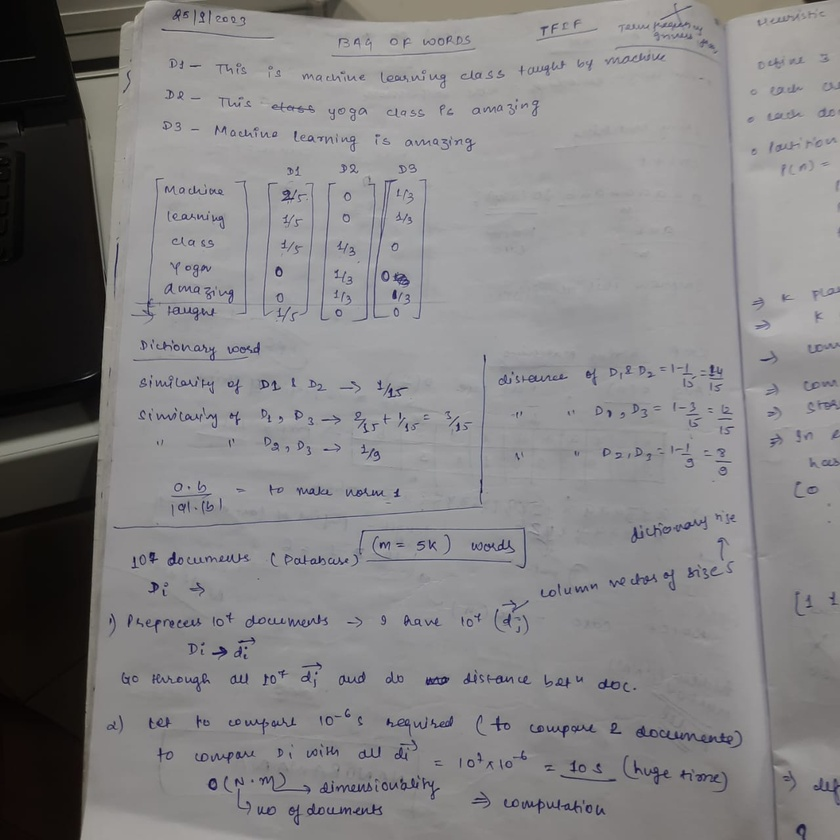
//> input picture Data Structures & Algorithms for Problem Solving/COURSE-MATERIAL/WhatsApp Image 2023-11-24 at 22.01.09_1c0a79fd.jpg, 840 x 840 px, shrunk from 1280 x 1280 before the run
$ ./2023201024_A1_Q3 '../../../COURSE-MATERIAL/WhatsApp Image 2023-11-24 at 22.01.09_1c0a79fd.jpg'   (built with g++ and OpenCV 4)
//> lines starting //> are read from the running program, lines starting //| are printed output that depends on the picture; after the words box and inside, x2 and y2 are one past the last pixel; in counts of white or black regions, pixels touching at a corner belong together
#include <iostream>
#include <cmath>
#include <string>
#include <opencv2/opencv.hpp>

using namespace cv;
using namespace std;

int main(int argc, char *argv[])
{
    // Load the input image
    Mat inputImage = imread(argv[1]);
//> inputImage is the input picture: 840 rows x 840 cols, CV_8UC3; mean B, G, R 131.8, 130.7, 132.1
    if (inputImage.empty())
    {
        cout << "Could not read the image!!" << endl;
        return -1;
    }

    int rows = inputImage.rows;
    int cols = inputImage.cols;
    int o_rows = rows;
    int o_cols = cols;
    int expected_rows, expected_cols;
    //cout << rows << " - " << cols << "\n";
    cin >> expected_rows >> expected_cols;
//> the answer given: 3 3

	//Vec3b rgbPixel = (int)inputImage.at<Vec3b>(i, j);


	//*****************************************************************************
	//		         	Calculation of energy matrix
	//*****************************************************************************

    float **energyMatrix = new float*[rows];
	for (int i = 0; i < rows; ++i)
	{
		energyMatrix[i] = new float[cols];
	}

    //float energyRowMatrixDP[rows+1][cols+1];
    //float energyColMatrixDP[rows+1][cols+1];
    for (int i = 0; i < rows; i++)
    {
        for (int j = 0; j < cols; j++)
        {
            int l = (j == 0) ? (cols-1) : (j-1);
            int r = (j == (cols-1)) ? 0 : (j+1);
            int u = (i == 0) ? (rows-1) : (i-1);
            int d = (i == (rows-1)) ? 0 : (i+1);

            int temp = abs((int)inputImage.at<Vec3b>(i, l)[0] - (int)inputImage.at<Vec3b>(i, r)[0]);
            int Xgredient = temp * temp;
            temp = abs((int)inputImage.at<Vec3b>(i, l)[1] - (int)inputImage.at<Vec3b>(i, r)[1]);
            Xgredient += temp * temp;
            temp = abs((int)inputImage.at<Vec3b>(i, l)[2] - (int)inputImage.at<Vec3b>(i, r)[2]);
            Xgredient += temp * temp;

            temp = abs((int)inputImage.at<Vec3b>(u, j)[0] - (int)inputImage.at<Vec3b>(d, j)[0]);
            int Ygredient = temp * temp;
            temp = abs((int)inputImage.at<Vec3b>(u, j)[1] - (int)inputImage.at<Vec3b>(d, j)[1]);
            Ygredient += temp * temp;
            temp = abs((int)inputImage.at<Vec3b>(u, j)[2] - (int)inputImage.at<Vec3b>(d, j)[2]);
            Ygredient += temp * temp;

            int total = Xgredient + Ygredient;

            energyMatrix[i][j] = sqrt((float)total);
        }
    }

    //*****************************************************************************
	//		         	Seam carving on width if asked
	//*****************************************************************************

	if(expected_cols < cols)
    {
        float **energyRowMatrixDP = new float*[rows];
		for (int i = 0; i < rows; ++i)
		{
    		energyRowMatrixDP[i] = new float[cols];
		}
        for (int i = 0; i < rows; i++)
        {
            for (int j = 0; j < cols; j++)
            {
                if(i == 0)
                {
                    energyRowMatrixDP[i][j] = energyMatrix[i][j];
                }
                else
                {
                    float ul,u,ur;
                    ul = energyRowMatrixDP[i-1][(j == 0)?cols-1:j-1];
                    u  = energyRowMatrixDP[i-1][(j)];
                    ur = energyRowMatrixDP[i-1][(j == cols-1)?0:j+1];

                    float min_energy = min(ur, min(ul, u));
                    energyRowMatrixDP[i][j] = min_energy + energyMatrix[i][j];
                }
            }
        }


	    while (expected_cols < cols)
	    {
	    	float min_Last_Row = INT_MAX;
		    int min_Last_Row_index = INT_MAX;
		    for (int i = 0; i < cols; i++)
		    {
		        if( min_Last_Row > energyRowMatrixDP[rows-1][i])
		        {
		            min_Last_Row = energyRowMatrixDP[rows-1][i];
		            min_Last_Row_index = i;
		        }
		    }
	    	for (int i = rows - 1; i > 0; i--)
		    {
		        if(i == rows-1)
		        {
		            for (int j = min_Last_Row_index; j < cols-1; j++)
		            {
		                inputImage.at<Vec3b>(i, j) = inputImage.at<Vec3b>(i, j+1);
		                energyRowMatrixDP[i][j] = energyRowMatrixDP[i][j+1];
		            }
		        }
		        else
		        {
		            float ul,u,ur;
		            if(min_Last_Row_index==0)
		            {
		                ul = INT_MAX;
		                u  = energyRowMatrixDP[i-1][(min_Last_Row_index)];
		                ur = energyRowMatrixDP[i-1][(min_Last_Row_index == cols-1)?0:min_Last_Row_index+1];
		            }
		            else if( min_Last_Row_index == cols-1)
		            {
		                ul = energyRowMatrixDP[i-1][(min_Last_Row_index == 0)?cols-1:min_Last_Row_index-1];
		                u  = energyRowMatrixDP[i-1][(min_Last_Row_index)];
		                ur = INT_MAX;
		            }
		            else
		            {
		                ul = energyRowMatrixDP[i-1][(min_Last_Row_index == 0)?cols-1:min_Last_Row_index-1];
		                u  = energyRowMatrixDP[i-1][(min_Last_Row_index)];
		                ur = energyRowMatrixDP[i-1][(min_Last_Row_index == cols-1)?0:min_Last_Row_index+1];
		            }

		            if(ul < u && ul < ur)
		                min_Last_Row_index = min_Last_Row_index-1;
		            else if(u < ul && u < ur)
		                min_Last_Row_index = min_Last_Row_index;
		            else
		                min_Last_Row_index = min_Last_Row_index+1;

		            for (int j = min_Last_Row_index; j < cols-1; j++)
		            {
		                inputImage.at<Vec3b>(i, j) = inputImage.at<Vec3b>(i, j+1);
		                energyRowMatrixDP[i][j] = energyRowMatrixDP[i][j+1];
		            }
		        }
			}
			cols--;
        }
//> this loop made 837 passes
//> (min_Last_Row, min_Last_Row_index) on passes 1 to 3: (683.2, 721), (683.2, 720), (683.5, 720)
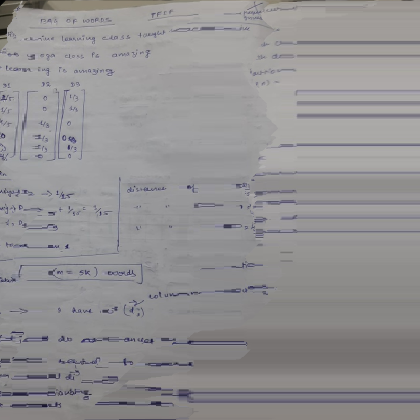
//> inputImage: 840 rows x 840 cols, CV_8UC3 (shown at 1/2 size); mean B, G, R 146.2, 145, 146.5
//> after the loop, cols = 3

    }


    Mat outputImage(rows, cols, CV_8UC3);
    for (int i = 0; i < rows; i++)
    {
        for (int j = 0; j < cols; j++)
        {
            outputImage.at<Vec3b>(i, j) = inputImage.at<Vec3b>(i, j);
        }
    }
    /*imwrite("outputcol1.jpeg", outputImage);*/


    //cout<<"outside row seam";
	if(expected_rows < rows)
    {
    	float **energyMatrixc = new float*[rows];
		for (int i = 0; i < rows; ++i)
		{

    		energyMatrixc[i] = new float[cols];
		}
		for (int i = 0; i < rows; i++)
		{
		    for (int j = 0; j < cols; j++)
		    {
		        int l = (j == 0) ? (cols-1) : (j-1);
		        int r = (j == (cols-1)) ? 0 : (j+1);
		        int u = (i == 0) ? (rows-1) : (i-1);
		        int d = (i == (rows-1)) ? 0 : (i+1);

		        int temp = abs((int)inputImage.at<Vec3b>(i, l)[0] - (int)inputImage.at<Vec3b>(i, r)[0]);
		        int Xgredient = temp * temp;
		        temp = abs((int)inputImage.at<Vec3b>(i, l)[1] - (int)inputImage.at<Vec3b>(i, r)[1]);
		        Xgredient += temp * temp;
		        temp = abs((int)inputImage.at<Vec3b>(i, l)[2] - (int)inputImage.at<Vec3b>(i, r)[2]);
		        Xgredient += temp * temp;

		        temp = abs((int)inputImage.at<Vec3b>(u, j)[0] - (int)inputImage.at<Vec3b>(d, j)[0]);
		        int Ygredient = temp * temp;
		        temp = abs((int)inputImage.at<Vec3b>(u, j)[1] - (int)inputImage.at<Vec3b>(d, j)[1]);
		        Ygredient += temp * temp;
		        temp = abs((int)inputImage.at<Vec3b>(u, j)[2] - (int)inputImage.at<Vec3b>(d, j)[2]);
		        Ygredient += temp * temp;

		        int total = Xgredient + Ygredient;

		        energyMatrix[i][j] = sqrt((float)total);
		    }
		}

    	//cout<<"inside row seam";
    	float **energycolMatrixDP = new float*[rows];
		for (int i = 0; i < rows; ++i)
		{
    		energycolMatrixDP[i] = new float[cols];
		}

        for (int i = 0; i < cols; i++)
        {
            for (int j = 0; j < rows; j++)
            {
                if(i == 0)
                {
                    energycolMatrixDP[j][i] = energyMatrix[j][i];
                }
                else
                {
                    float lu,l,ld;
                    lu = energycolMatrixDP[(j == 0)?rows-1:j-1][i-1];
                    l  = energycolMatrixDP[j][(i-1)];
                    ld = energycolMatrixDP[(j == rows-1)?0:j+1][i-1];


                    float min_energy = min(lu, min(l, ld));
                    energycolMatrixDP[j][i] = min_energy + energyMatrix[j][i];
                }
            }
        }
//> this loop made 3 passes

		while (expected_rows < rows)
	    {
		    float min_Last_col = INT_MAX;
		    int min_Last_col_index = INT_MAX;

		    for (int i = cols - 1; i > 0; i--)
		    {
		        if(i == cols-1)
		        {
		        	for (int i = 0; i < rows; i++)
					{
						if( min_Last_col > energycolMatrixDP[i][cols-1])
						{
						    min_Last_col = energycolMatrixDP[i][cols-1];
						    min_Last_col_index = i;
						}
					}
		            for (int j = min_Last_col_index; j < rows-1; j++)
		            {
		                energyMatrix[j][i] = energyMatrix[j+1][i];
		                inputImage.at<Vec3b>(j, i) = inputImage.at<Vec3b>(j+1, i);
		            }
		        }
		        else
		        {
		            float lu,l,ld;
		            if(min_Last_col_index==0)
		            {
		                lu = INT_MAX;
		                l  = energycolMatrixDP[min_Last_col_index][(i-1)];
		                ld = energycolMatrixDP[(min_Last_col_index == rows-1)?0:min_Last_col_index+1][i-1];
		            }
		            else if( min_Last_col_index == cols-1)
		            {
		                lu = energycolMatrixDP[(min_Last_col_index == 0)?rows-1:min_Last_col_index-1][i-1];
		                l  = energycolMatrixDP[min_Last_col_index][(i-1)];
		                ld = INT_MAX;
		            }
		            else
		            {
		                lu = energycolMatrixDP[(min_Last_col_index == 0)?rows-1:min_Last_col_index-1][i-1];
		                l  = energycolMatrixDP[min_Last_col_index][(i-1)];
		                ld = energycolMatrixDP[(min_Last_col_index == rows-1)?0:min_Last_col_index+1][i-1];
		            }

		            if(lu < l && lu < ld)
		                min_Last_col_index = min_Last_col_index-1;
		            else if(l < lu && l < ld)
		                min_Last_col_index = min_Last_col_index;
		            else
		                min_Last_col_index = min_Last_col_index+1;

		            for (int j = min_Last_col_index; j < rows-1; j++)
		            {
		                 inputImage.at<Vec3b>(j, i) = inputImage.at<Vec3b>(j+1, i);
		                energycolMatrixDP[j][i] = energycolMatrixDP[j+1][i];
		            }

		        }
		    }
		    rows--;
		}
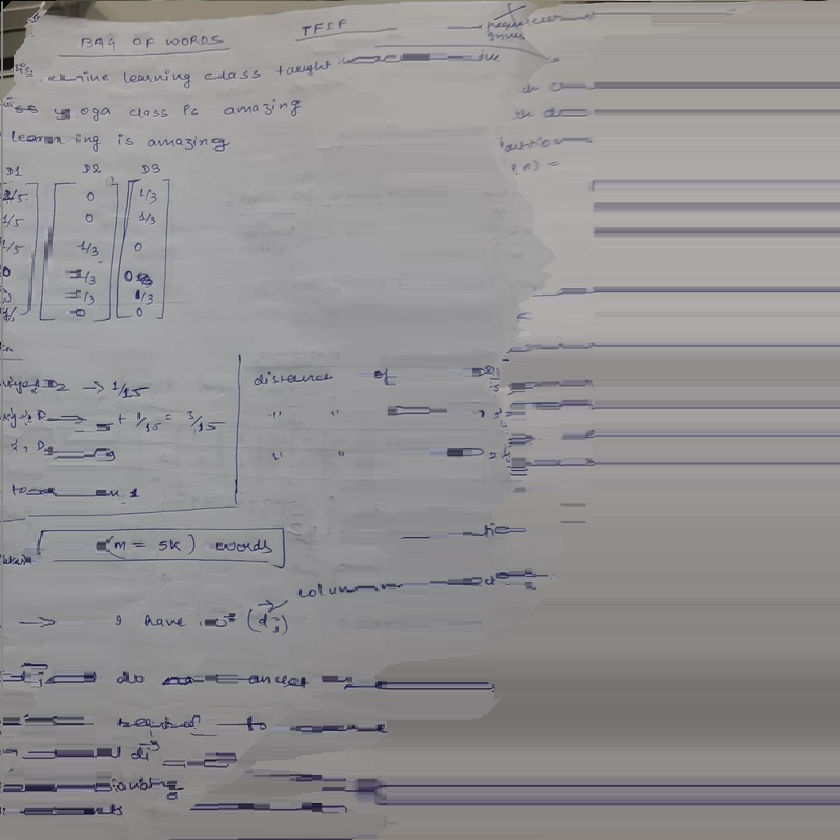
//> inputImage: 840 rows x 840 cols, CV_8UC3; 0.24% of pixels changed, all inside (x1, y1, x2, y2) = (1, 1, 3, 839)
//> after the loop, rows = 3
    }
    Mat outputImage1(rows, cols, CV_8UC3);
    for (int i = 0; i < rows; i++)
    {
        for (int j = 0; j < cols; j++)
        {
            outputImage1.at<Vec3b>(i, j) = inputImage.at<Vec3b>(i, j);
        }
    }

    imwrite("outputrow1.jpeg", outputImage1);

    return 0;
}

$ run again, on Data Structures & Algorithms for Problem Solving/COURSE-MATERIAL/WhatsApp Image 2023-11-24 at 22.01.11_8e809799.jpg
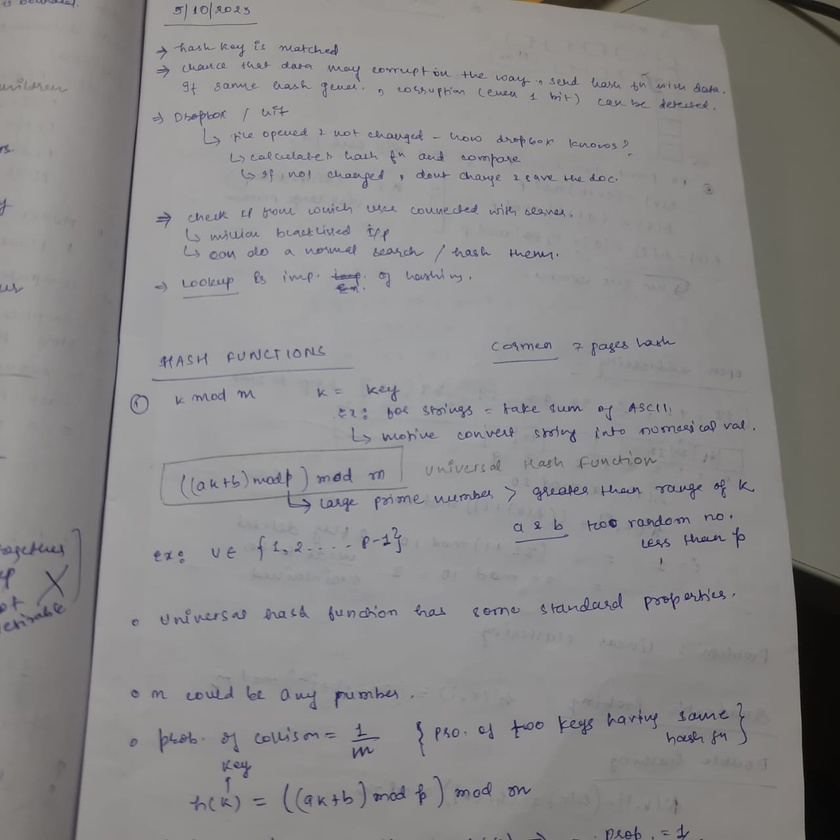
//> input picture Data Structures & Algorithms for Problem Solving/COURSE-MATERIAL/WhatsApp Image 2023-11-24 at 22.01.11_8e809799.jpg, 840 x 840 px, shrunk from 1280 x 1280 before the run
//> inputImage is the input picture: 840 rows x 840 cols, CV_8UC3; mean B, G, R 136.2, 136.1, 137.4
//> the loop `while (expected_cols < cols)` made 837 passes
//> (min_Last_Row, min_Last_Row_index) on passes 1 to 3: (277.9, 157), (278.2, 157), (278.4, 157)
//> after the loop `while (expected_cols < cols)`:
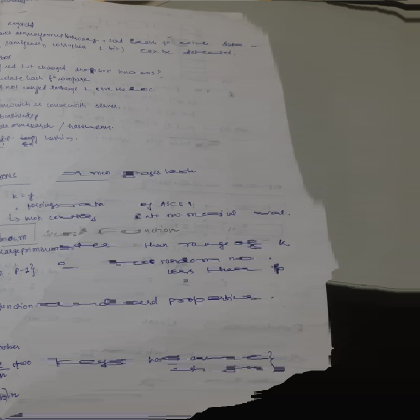
//> inputImage: 840 rows x 840 cols, CV_8UC3 (shown at 1/2 size); mean B, G, R 116.1, 117.9, 119.3
//> after the loop `while (expected_cols < cols)`: cols = 3
//> the loop `for (int i = 0; i < cols; i++)` made 3 passes
//> after the loop `while (expected_rows < rows)`:
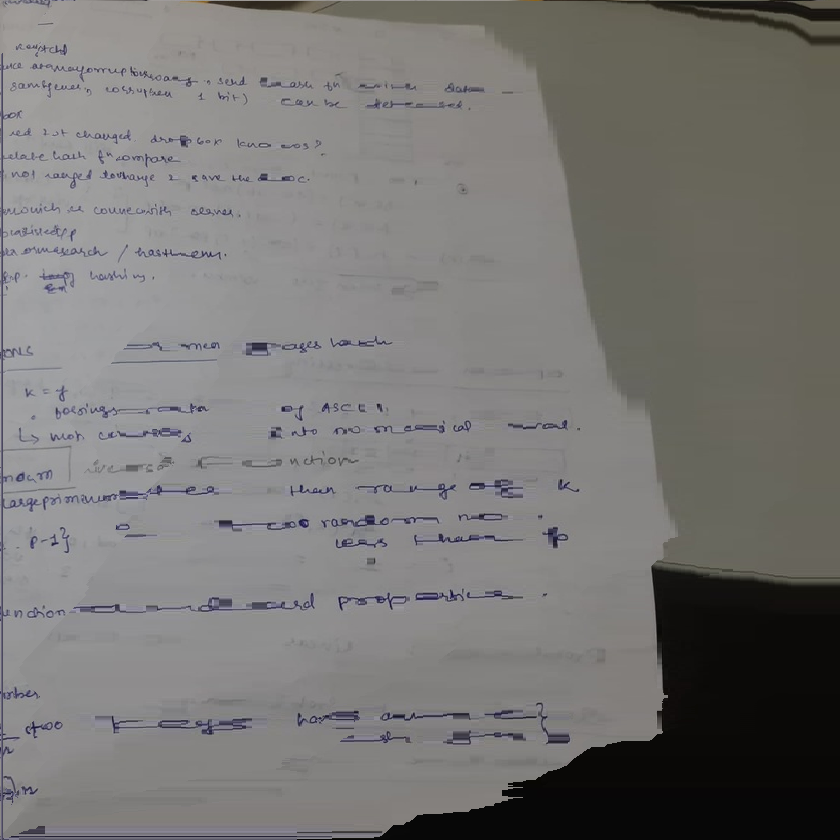
//> inputImage: 840 rows x 840 cols, CV_8UC3; 0.23% of pixels changed, all inside (x1, y1, x2, y2) = (1, 1, 3, 839)
//> the loop `for (int i = 0; i < rows; i++)` made 3 passes

$ run again, on Data Structures & Algorithms for Problem Solving/COURSE-MATERIAL/WhatsApp Image 2023-11-24 at 22.01.11_ae2abfa6.jpg
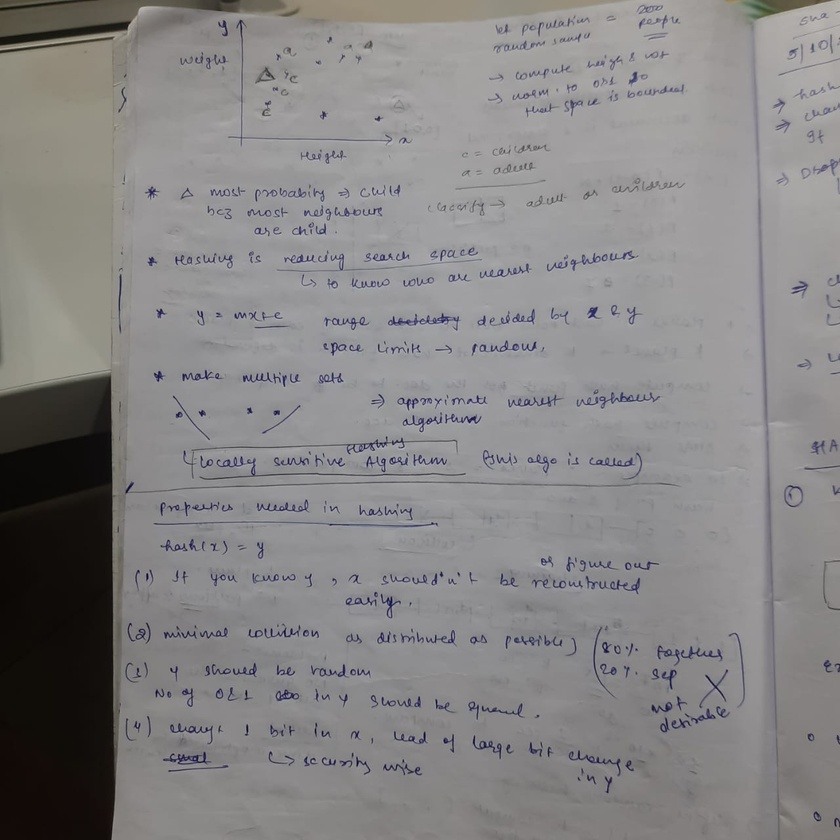
//> input picture Data Structures & Algorithms for Problem Solving/COURSE-MATERIAL/WhatsApp Image 2023-11-24 at 22.01.11_ae2abfa6.jpg, 840 x 840 px, shrunk from 1280 x 1280 before the run
//> inputImage is the input picture: 840 rows x 840 cols, CV_8UC3; mean B, G, R 133.2, 132.8, 134.4
//> the loop `while (expected_cols < cols)` made 837 passes
//> (min_Last_Row, min_Last_Row_index) on passes 1 to 3: (416.9, 700), (417.4, 703), (417.5, 703)
//> after the loop `while (expected_cols < cols)`:
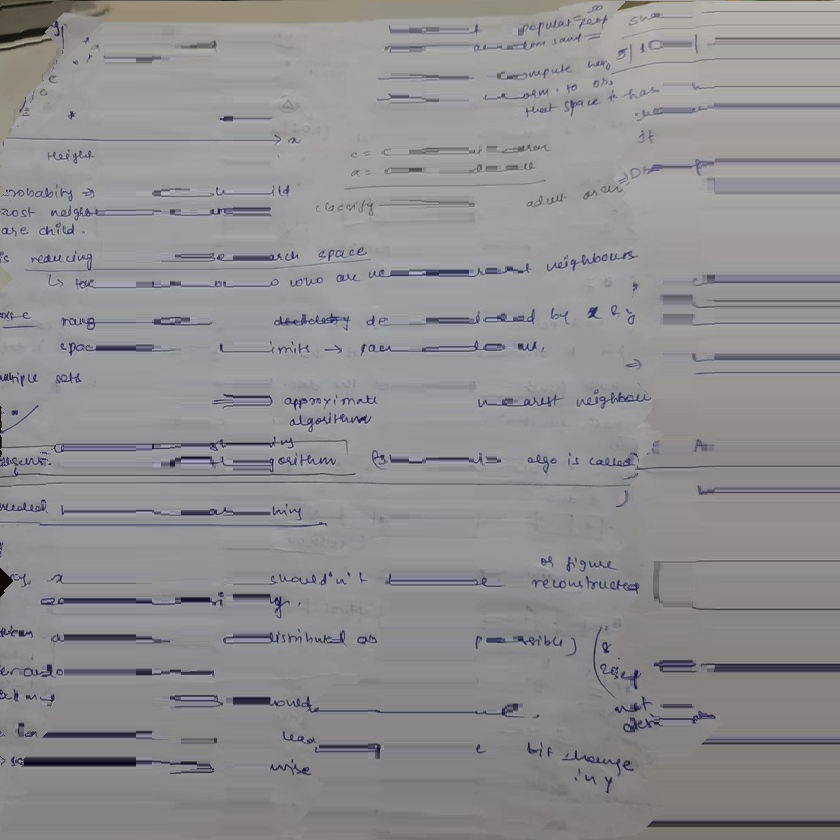
//> inputImage: 840 rows x 840 cols, CV_8UC3; mean B, G, R 144.2, 142.4, 143.8
//> after the loop `while (expected_cols < cols)`: cols = 3
//> the loop `for (int i = 0; i < cols; i++)` made 3 passes
//> the loop `for (int i = 0; i < rows; i++)` made 3 passes
